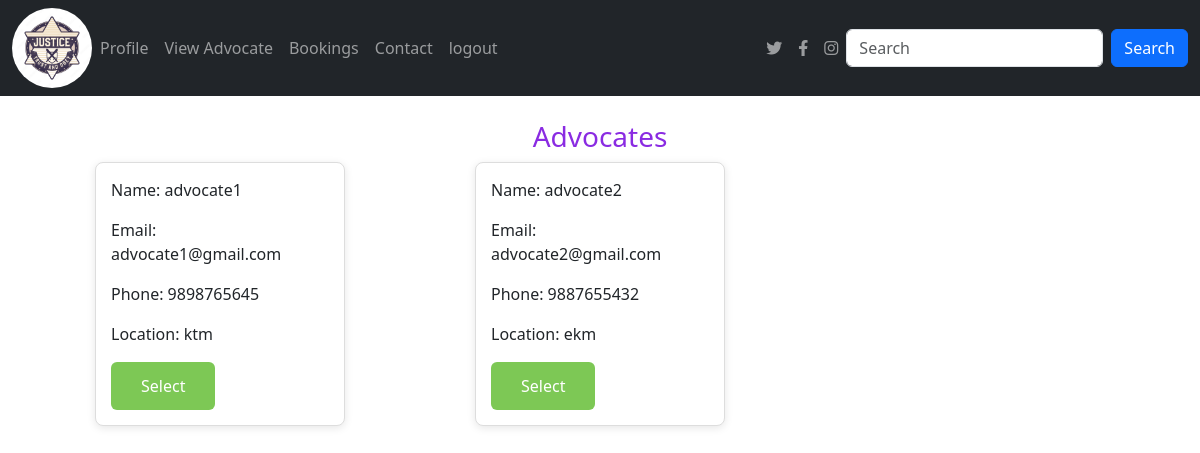
Screenshot of /viewadvocates with the database file from the repository.
### app/models.py (models this page shows, shortened)
class Advocate(models.Model):
    Email = models.EmailField(unique=True)
    name = models.TextField()
    phonenumber = models.IntegerField()
    password = models.TextField()
    location= models.TextField()
    bio=models.TextField()

### app/views.py (the view)
# urls.py: path('viewadvocates',views.viewadvocates),
def viewadvocates(req):
    data=Advocate.objects.all()
    return render(req,'Client/viewadvocates.html', {'data':data})

### template/Client/viewadvocates.html (shortened to what this page needs)
<!DOCTYPE html>
<html lang="en">
<head>
  <link href="https://cdn.jsdelivr.net/npm/bootstrap@5.3.3/dist/css/bootstrap.min.css" rel="stylesheet">
  <link href="https://cdnjs.cloudflare.com/ajax/libs/font-awesome/6.0.0-beta3/css/all.min.css" rel="stylesheet">
</head>
<body>
<nav class="navbar navbar-expand-sm navbar-dark bg-dark">
  <div class="container-fluid">
    <a href="../clienthome" class="logo">
        <img src="static/1000_F_153564985_MLVK4XbezrFZnuAg5mlncjcQp82GaNcn.jpg" class="rounded-circle" alt="logo" width="80px">
    </a>
    <div class="collapse navbar-collapse" id="mynavbar">
      <ul class="navbar-nav me-auto">
        <li class="nav-item">
          <a class="nav-link" href="../clientprofile">Profile</a>
        </li>
        <li class="nav-item">
          <a class="nav-link" href="../viewadvocates">View Advocate</a>
        </li>
        <li class="nav-item">
          <a class="nav-link" href="../bookings">Bookings</a>
        </li>
        <li class="nav-item">
            <a class="nav-link" href="../contact">Contact</a>
          </li>
        <li class="nav-item">
            <a class="nav-link" href="../logout">logout</a>
          </li>
      </ul>
      <ul class="navbar-nav d-flex">
        <li class="nav-item">
          <a class="nav-link" href="https://twitter.com" target="_blank">
            <i class="fab fa-twitter"></i>
          </a>
        </li>
        <li class="nav-item">
          <a class="nav-link" href="https://facebook.com" target="_blank">
            <i class="fab fa-facebook-f"></i>
          </a>
        </li>
        <li class="nav-item">
          <a class="nav-link" href="https://instagram.com" target="_blank">
            <i class="fab fa-instagram"></i>
          </a>
        </li>
      </ul>
      <form class="d-flex">
        <input class="form-control me-2" type="text" placeholder="Search">
        <button class="btn btn-primary" type="button">Search</button>
      </form>
    </div>
  </div>
</nav>
<div class="container mt-4">
  <h3>Advocates</h3>
  <div class="row">
    {% for i in data %}
    <div class="col-md-4 d-flex justify-content-center mb-4">
      <div class="product">
        <div class="description">
          <p class="price">Name: {{ i.name }}</p>
          <p>Email: {{ i.Email }}</p>
          <p class="phonenumber">Phone: {{ i.phonenumber }}</p>
          <p class="location">Location: {{ i.location }}</p>
          <a href="../filecase/{{i.pk}}" type="submit" class="cart-btn">Select</a>
        </div>
      </div>
    </div>
    {% endfor %}
  </div>
</div>
</body>
</html>

### template/Client/viewadvocates.html (style rules this page uses)
.product { background-color: white; border: 1px solid #ddd; border-radius: 8px; overflow: hidden; width: 250px; box-shadow: 0 2px 8px rgba(0, 0, 0, 0.1); transition: transform 0.2s ease-in-out; }
.product .description { padding: 15px; }
h3 { text-align: center; color: blueviolet; }
.cart-btn { display: inline-block; background-color: #7DC855; border-radius: 6px; font-size: 16px; color: #FFFFFF; text-decoration: none; margin-right: 40px; padding: 12px 30px; transition: all .5s; }

### rows the page displays
Advocate: name "advocate1", Email "advocate1@gmail.com", phonenumber "9898765645", location "ktm"
Advocate: name "advocate2", Email "advocate2@gmail.com", phonenumber "9887655432", location "ekm"
